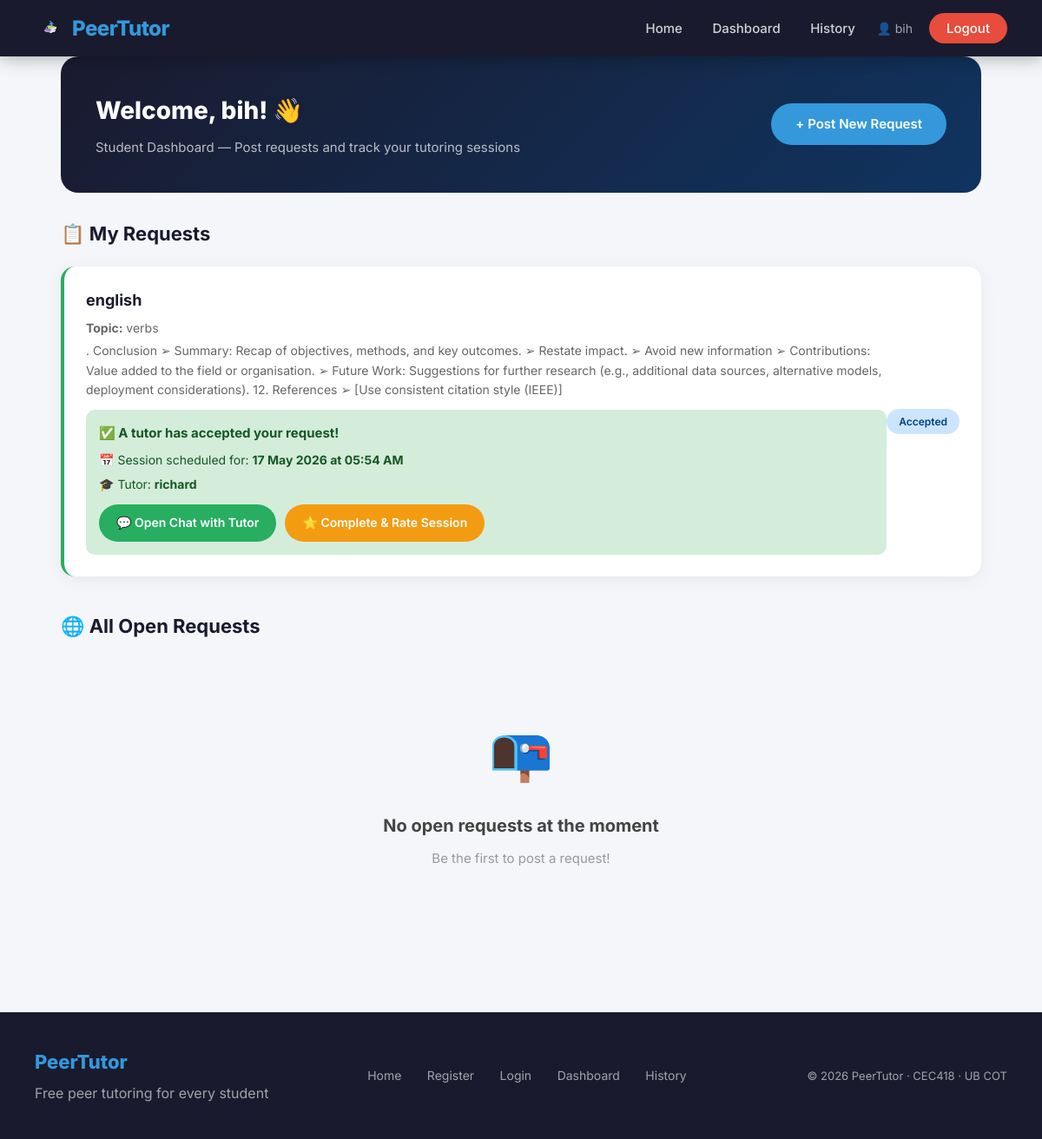
Page /dashboard (signed in) on the committed database.
### app/models.py (models this page shows, shortened)
class User(db.Model, UserMixin):
    id = db.Column(db.Integer, primary_key=True)
    full_name = db.Column(db.String(100), nullable=False)
    email = db.Column(db.String(120), unique=True,
                      nullable=False)
    password = db.Column(db.String(200), nullable=False)
    role = db.Column(db.String(10), nullable=False)
    created_at = db.Column(db.DateTime,
                           default=datetime.utcnow)
    requests = db.relationship(
        "TutoringRequest",
        foreign_keys="TutoringRequest.student_id",
        backref="student",
        lazy=True
    )
    sessions = db.relationship(
        "Session",
        foreign_keys="Session.tutor_id",
        backref="tutor",
        lazy=True
    )

class TutoringRequest(db.Model):
    id = db.Column(db.Integer, primary_key=True)
    subject = db.Column(db.String(100), nullable=False)
    topic = db.Column(db.String(200), nullable=False)
    description = db.Column(db.Text, nullable=True)
    status = db.Column(db.String(20), default="open")
    created_at = db.Column(db.DateTime,
                           default=datetime.utcnow)
    student_id = db.Column(
        db.Integer,
        db.ForeignKey("user.id"),
        nullable=False
    )

class Session(db.Model):
    id = db.Column(db.Integer, primary_key=True)
    scheduled_time = db.Column(db.DateTime, nullable=False)
    status = db.Column(db.String(20), default="upcoming")
    request_id = db.Column(
        db.Integer,
        db.ForeignKey("tutoring_request.id"),
        nullable=False
    )
    tutor_id = db.Column(
        db.Integer,
        db.ForeignKey("user.id"),
        nullable=False
    )
    created_at = db.Column(db.DateTime,
                           default=datetime.utcnow)
    messages = db.relationship(
        "Message",
        backref="session",
        lazy=True
    )

### app/routes.py (the view, shortened to what this page needs)
@main.route("/dashboard")
@login_required
def dashboard():
    if current_user.role == "student":
        my_requests = TutoringRequest.query.filter_by(
            student_id=current_user.id).all()
        open_requests = TutoringRequest.query.filter_by(
            status="open").all()
        request_sessions = {}
        for req in my_requests:
            session = Session.query.filter_by(
                request_id=req.id).first()
            if session:
                request_sessions[req.id] = session
        return render_template(
            "dashboard.html",
            requests=my_requests,
            open_requests=open_requests,
            accepted_requests=[],
            request_sessions=request_sessions
        )

### app/models.py (called while the page is built)
@login_manager.user_loader
def load_user(user_id):
    return User.query.get(int(user_id))

### app/templates/dashboard.html (shortened to what this page needs)
{% extends "base.html" %}
{% block styles %}
<link rel="stylesheet"
    href="{{ url_for('static', filename='css/dashboard.css') }}">
{% endblock %}
{% block content %}
<div class="container">
    <div class="dashboard-header">
        <div>
            <h1>Welcome, {{ current_user.full_name }}! 👋</h1>
            <p>
                {% if current_user.role == "student" %}
                    Student Dashboard — Post requests and
                    track your tutoring sessions
                {% else %}
                    Tutor Dashboard — Browse and accept
                    tutoring requests from students
                {% endif %}
            </p>
        </div>
        <div>
            {% if current_user.role == "student" %}
            <a href="/request/new" class="btn">
                + Post New Request
            </a>
            {% endif %}
        </div>
    </div>
    {% if current_user.role == "student" %}
        <h3 class="section-title">📋 My Requests</h3>
        {% if requests %}
            {% for req in requests %}
            <div class="request-card"
                {% if req.status == "accepted" %}
                style="border-left: 4px solid #27ae60;"
                {% endif %}>
                <div class="request-info">
                    <h4>{{ req.subject }}</h4>
                    <p>
                        <strong>Topic:</strong> {{ req.topic }}
                    </p>
                    <p>{{ req.description }}</p>
                    {% if req.status == "accepted" and
                        req.id in request_sessions %}
                    <div style="margin-top: 12px;
                        background: #d4edda;
                        padding: 15px;
                        border-radius: 10px;">
                        <p style="color: #155724;
                            font-weight: 700;
                            font-size: 15px;
                            margin-bottom: 8px;">
                            ✅ A tutor has accepted
                            your request!
                        </p>
                        <p style="color: #155724;
                            font-size: 14px;
                            margin-bottom: 5px;">
                            📅 Session scheduled for:
                            <strong>
                            {{ request_sessions[req.id]
                                .scheduled_time.strftime(
                                '%d %b %Y at %I:%M %p') }}
                            </strong>
                        </p>
                        <p style="color: #155724;
                            font-size: 14px;
                            margin-bottom: 12px;">
                            🎓 Tutor:
                            <strong>
                            {{ request_sessions[req.id]
                                .tutor.full_name }}
                            </strong>
                        </p>
                        <div style="display: flex;
                            gap: 10px; flex-wrap: wrap;">
                            <a href="/chat/{{
                                request_sessions[req.id].id }}"
                                class="btn btn-success"
                                style="font-size: 14px;
                                padding: 10px 20px;">
                                💬 Open Chat with Tutor
                            </a>
                            <a href="/session/{{
                                request_sessions[req.id].id
                                }}/complete"
                                class="btn"
                                style="font-size: 14px;
                                padding: 10px 20px;
                                background: #f39c12;">
                                ⭐ Complete & Rate Session
                            </a>
                        </div>
                    </div>
                    {% endif %}
                </div>
                <div class="request-actions">
                    {% if req.status == "open" %}
                    <span class="badge badge-open">
                        Open
                    </span>
                    {% elif req.status == "accepted" %}
                    <span class="badge badge-accepted">
                        Accepted
                    </span>
                    {% else %}
                    <span class="badge badge-closed">
                        Closed
                    </span>
                    {% endif %}
                </div>
            </div>
            {% endfor %}
        {% endif %}
        <h3 class="section-title" style="margin-top: 40px;">
            🌐 All Open Requests
        </h3>
        {% if open_requests %}
            {% for req in open_requests %}
            <div class="request-card">
                <div class="request-info">
                    <h4>{{ req.subject }}</h4>
                    <p>
                        <strong>Topic:</strong> {{ req.topic }}
                    </p>
                    <p>{{ req.description }}</p>
                    <p style="color: #999; font-size: 13px;">
                        Posted by: {{ req.student.full_name }}
                    </p>
                </div>
                <div class="request-actions">
                    <span class="badge badge-open">Open</span>
                </div>
            </div>
            {% endfor %}
        {% else %}
            <div class="empty-state">
                <div class="empty-icon">📭</div>
                <h3>No open requests at the moment</h3>
                <p>Be the first to post a request!</p>
            </div>
        {% endif %}
    {% endif %}
</div>
{% endblock %}

### app/templates/base.html (shortened to what this page needs)
<!DOCTYPE html>
<html lang="en">
<head>
    <link rel="stylesheet"
        href="{{ url_for('static', filename='css/base.css') }}">
    {% block styles %}{% endblock %}
</head>
<body>
    <nav>
        <a href="/" class="logo">
            <img src="{{ url_for('static',
                filename='images/logo.png') }}"
                alt="PeerTutor Logo"
                style="width: 35px; height: 35px;
                object-fit: contain;">
            PeerTutor
        </a>
        <div class="nav-links">
            <a href="/">Home</a>
            {% if current_user.is_authenticated %}
                {% if current_user.role == "admin" %}
                    <a href="/admin">Dashboard</a>
                {% else %}
                    <a href="/dashboard">Dashboard</a>
                    <a href="/history">History</a>
                {% endif %}
                <span style="color: rgba(255,255,255,0.6);
                    margin-left: 20px; font-size: 14px;">
                    👤 {{ current_user.full_name }}
                </span>
                <a href="/logout" class="btn-nav"
                style="background: #e74c3c;">
                    Logout
                </a>
            {% endif %}
        </div>
    </nav>
    {% block content %}{% endblock %}
    <footer>
        <div>
            <div class="footer-logo">PeerTutor</div>
            <div>Free peer tutoring for every student</div>
        </div>
        <div class="footer-links">
            <a href="/">Home</a>
            <a href="/register">Register</a>
            <a href="/login">Login</a>
            <a href="/dashboard">Dashboard</a>
            <a href="/history">History</a>
        </div>
        <div class="footer-copy">
            © 2026 PeerTutor · CEC418 · UB COT
        </div>
    </footer>
</body>
</html>

### app/static/css/base.css (style rules this page uses)
* { margin: 0; padding: 0; box-sizing: border-box; }
body { font-family: 'Inter', Arial, sans-serif; background-color: #f4f6f9; color: #333; line-height: 1.6; }
nav { background-color: #1a1a2e; padding: 15px 40px; display: flex; justify-content: space-between; align-items: center; position: sticky; top: 0; z-index: 1000; box-shadow: 0 2px 20px rgba(0,0,0,0.3); }
nav .logo { color: #3498db; font-size: 24px; font-weight: 800; text-decoration: none; letter-spacing: -0.5px; display: flex; flex-direction: row; align-items: center; gap: 8px; line-height: 1; }
nav .nav-links a { color: rgba(255,255,255,0.8); text-decoration: none; margin-left: 30px; font-size: 15px; font-weight: 500; transition: color 0.3s ease; }
nav .nav-links .btn-nav { background: #3498db; color: white; padding: 8px 20px; border-radius: 50px; margin-left: 15px; }
.container { max-width: 1100px; margin: 0 auto; padding: 0 20px; }
.btn { display: inline-block; padding: 12px 28px; background: #3498db; color: white; border: none; border-radius: 50px; cursor: pointer; text-decoration: none; font-size: 15px; font-weight: 600; transition: all 0.3s ease; }
.btn-success { background: #27ae60; }
footer { background: #1a1a2e; color: rgba(255,255,255,0.6); padding: 40px; margin-top: 80px; display: flex; justify-content: space-between; align-items: center; flex-wrap: wrap; gap: 20px; }
footer .footer-logo { color: #3498db; font-size: 22px; font-weight: 800; margin-bottom: 6px; }
footer .footer-links a { color: rgba(255,255,255,0.6); text-decoration: none; margin-right: 25px; font-size: 14px; transition: color 0.3s ease; }
footer .footer-copy { font-size: 13px; }

### app/static/css/dashboard.css (style rules this page uses)
.dashboard-header { background: linear-gradient(135deg, #1a1a2e 0%, #0f3460 100%); color: white; padding: 40px; border-radius: 20px; margin-bottom: 30px; display: flex; justify-content: space-between; align-items: center; }
.dashboard-header h1 { font-size: 28px; font-weight: 800; margin-bottom: 8px; }
.dashboard-header p { color: rgba(255,255,255,0.7); font-size: 15px; }
.section-title { font-size: 22px; font-weight: 700; color: #1a1a2e; margin-bottom: 20px; display: flex; align-items: center; gap: 10px; }
.request-card { background: white; padding: 25px; border-radius: 16px; box-shadow: 0 4px 20px rgba(0,0,0,0.06); margin-bottom: 20px; border-left: 4px solid #3498db; transition: transform 0.3s ease, box-shadow 0.3s ease; display: flex; justify-content: space-between; align-items: center; }
.request-info h4 { font-size: 18px; font-weight: 700; color: #1a1a2e; margin-bottom: 6px; }
.request-info p { color: #666; font-size: 14px; margin-bottom: 4px; }
.request-actions { display: flex; flex-direction: column; align-items: flex-end; gap: 10px; }
.badge { display: inline-block; padding: 5px 14px; border-radius: 50px; font-size: 12px; font-weight: 600; }
.badge-accepted { background: #cce5ff; color: #004085; }
.empty-state { text-align: center; padding: 60px 20px; color: #999; }
.empty-state .empty-icon { font-size: 60px; margin-bottom: 20px; }
.empty-state h3 { font-size: 20px; font-weight: 700; color: #444; margin-bottom: 10px; }
.empty-state p { font-size: 15px; margin-bottom: 25px; }

### rows in the picture
User: full_name "bih"
TutoringRequest: subject "english", topic "verbs", description ". Conclusion ➢ Summary: Recap of objectives, methods, and key outcomes. ➢ Restate impact. ➢ Avoid new information ➢ Contributions: Value added to the field or organisation. ➢ Future Work: Suggestions for further research (e.g., additional data sources, alternative models, deployment considerations). 12. References ➢ [Use consistent citation style (IEEE)]", status "Accepted"
User: full_name "richard"
